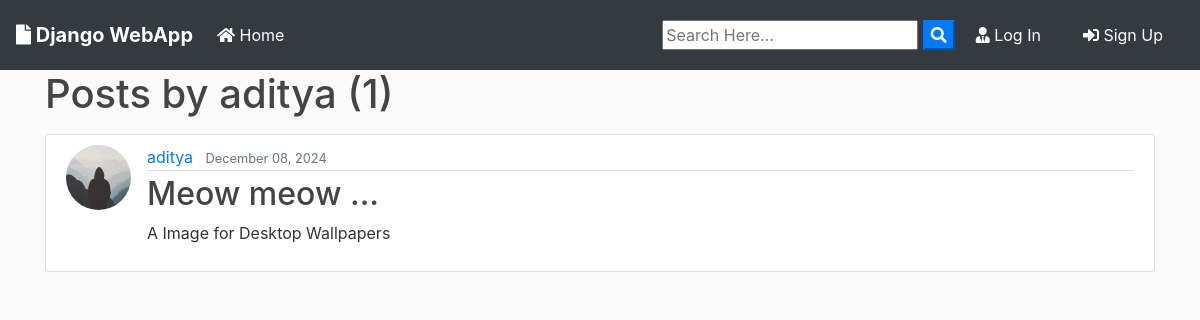
/user/aditya, run on the app's committed database.
### blog/models.py (models this page shows, shortened)
class Post(models.Model):
	title = models.CharField(max_length=100)
	file = models.FileField(null=True,blank=True,upload_to='Files')
	content = models.TextField()
	date_posted = models.DateTimeField(default=timezone.now)
	author = models.ForeignKey(User, on_delete=models.CASCADE)

### users/models.py (models this page shows, shortened)
class Profile(models.Model):
    user = models.OneToOneField(User, on_delete=models.CASCADE)
    image = models.ImageField(default='default.jpg', upload_to='profile_pics')

### blog/views.py (the view)
# urls.py: path('user/<str:username>', UserPostListView.as_view(), name='user-posts'),
class UserPostListView(ListView):
    model = Post
    template_name = 'blog/user_posts.html'  # <app>/<model>_<viewtype>.html
    context_object_name = 'posts'
    paginate_by = 2
    def get_queryset(self):
        user = get_object_or_404(User, username=self.kwargs.get('username'))
        return Post.objects.filter(author=user).order_by('-date_posted')

### blog/templates/blog/user_posts.html (shortened to what this page needs)
{% extends "blog/base.html" %}
{% block content %}
    <h1 class="mb-3">Posts by {{ view.kwargs.username }} ({{ page_obj.paginator.count }})</h1>
    {% for post in posts %}
        <article class="media content-section">
          <img class="rounded-circle article-img" src="{{ post.author.profile.image.url }}">
          <div class="media-body">
            <div class="article-metadata">
              <a class="mr-2" href="{% url 'user-posts' post.author.username %}">{{ post.author }}</a>
              <small class="text-muted">{{ post.date_posted|date:"F d, Y" }}</small>
            </div>
            <h2><a class="article-title" href="{% url 'post-detail' post.id %}">{{ post.title }}</a></h2>
            <p class="article-content">{{ post.content }}</p>
          </div>
        </article>
    {% endfor %}
{% endblock content %}

### blog/static/blog/main.css (style rules this page uses)
body { background: #fafafa; color: #333333; margin-top: 0; }
h1, h2, h3, h4, h5, h6 { color: #444444; }
.content-section { background: #ffffff; padding: 10px 20px; border: 1px solid #dddddd; border-radius: 3px; margin-bottom: 20px; }
.article-title { color: #444444; }
.article-content { white-space: pre-line; }
.article-img { height: 65px; width: 65px; margin-right: 16px; }
.article-metadata { padding-bottom: 1px; margin-bottom: 4px; border-bottom: 1px solid #e3e3e3 }

### data on the page
Post: author.profile.image (placeholder picture), author "aditya", date_posted "December 08, 2024", title "Meow meow ...", content "A Image for Desktop Wallpapers"

### other printed values
{{ view.kwargs.username }} "aditya"
{{ page_obj.paginator.count }} "1"
